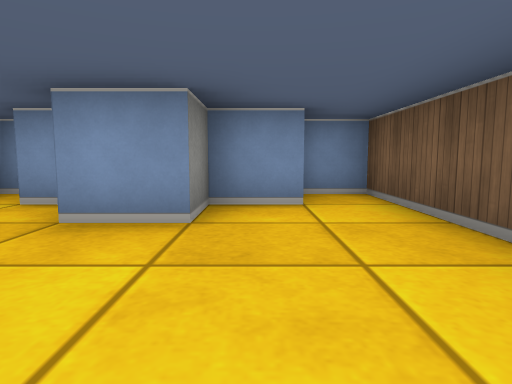
View 1 (above)

12 first-person views from a walk through a cub3D ray-caster map. The camera is about half as high as the walls, tilts 6° down and sees 75° across. The floor is counted in squares. Each view is taken from the middle of a square. On the plan, view 1 faces up. The plan holds only what a view shows up to about 9 squares ahead; the rest is blank. The place goes on beyond the plan.

View 2
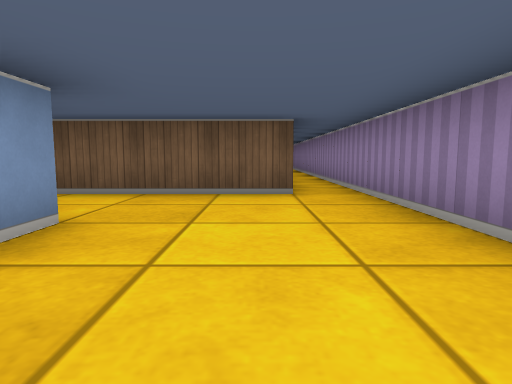

View 3
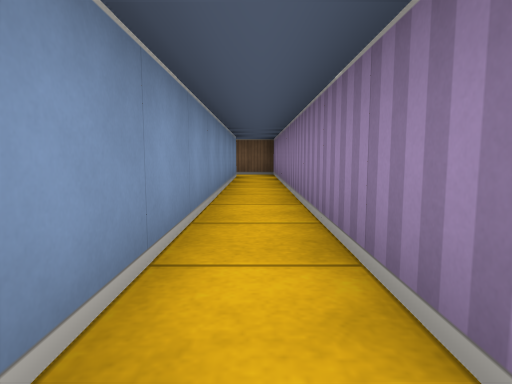

View 4
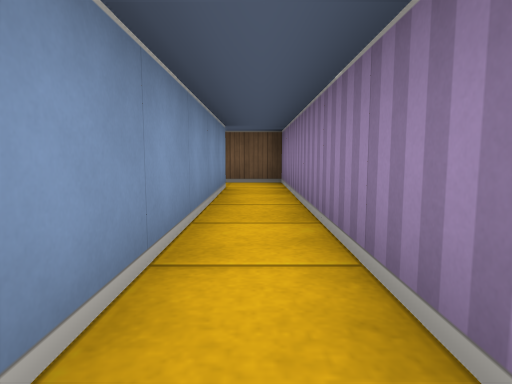

View 5
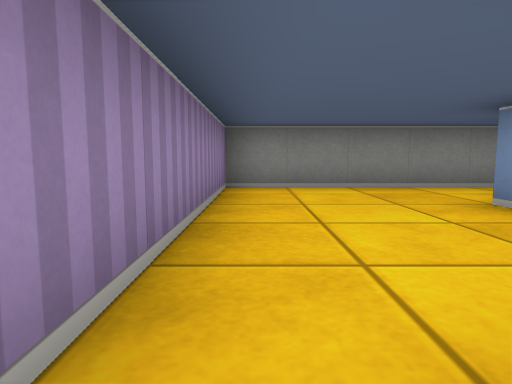

View 6
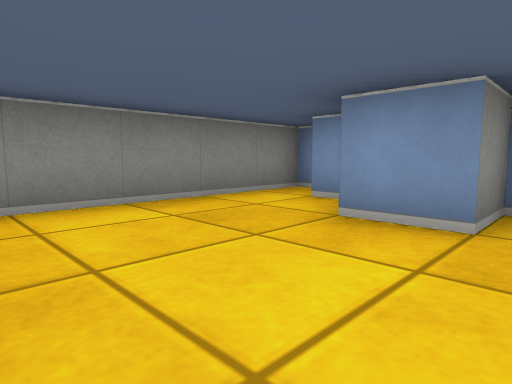

View 7
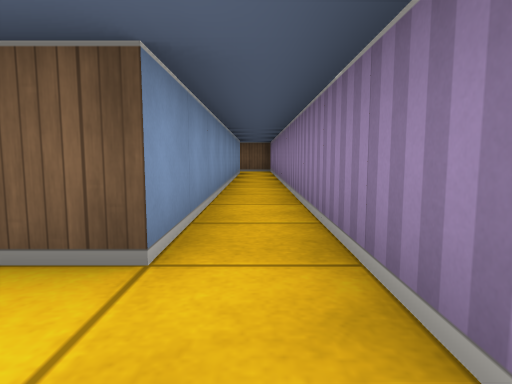

View 8
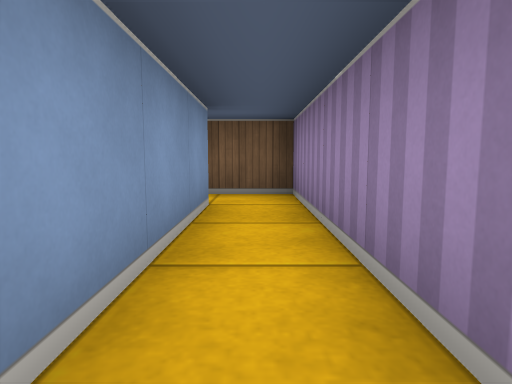

View 9
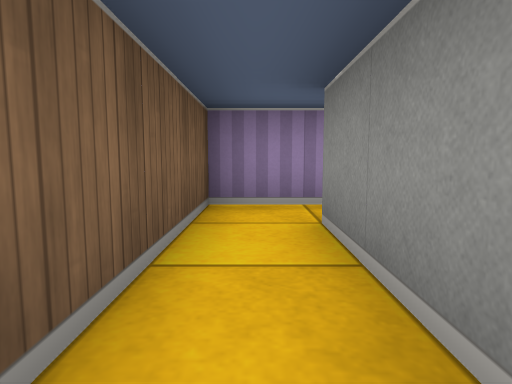

View 10
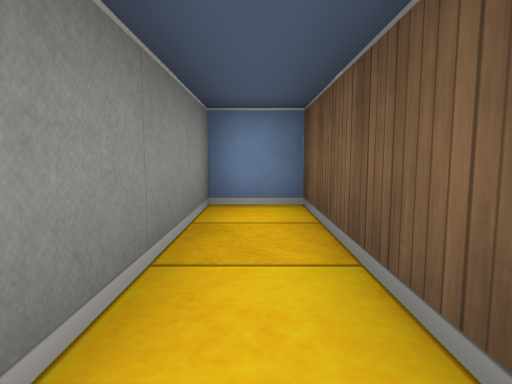

View 11
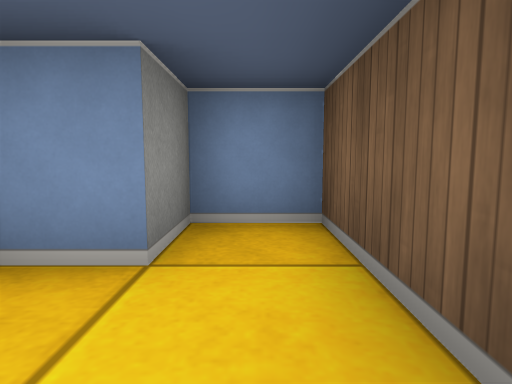

View 12
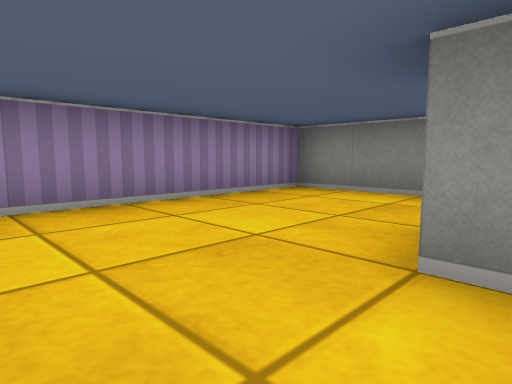

### Floor plan
Ten units are one square. View 1 is at (0, 0); x grows to the right and y downward. Boxes are objects, and circles mark ways between rooms. Rooms are numbered by the first view taken in them; rooms with no view inside come last. Other rooms are left out.
<svg viewBox="-40 -50 160 60">
<path fill="none" stroke="#000" d="M-20 -35 -25 -35M-35 -45 -35 5 105 5M105 -5 15 -5 15 -45 5 -45 5 -35 -5 -35 -5 -25 -15 -25M105 5 115 5 115 -35 105 -35 105 -5"/>
<circle cx="100" cy="0" r="3" fill="#2a7"/>
<text x="10" y="-10">1</text>
<text x="110" y="-20">2</text>
</svg>
Room 1 opens to room 2.

Where each view was taken, in squares from view 1:
view 1: 0 up, 0 right, facing up
view 2: 1 up, 3 left, facing right
view 3: 0 up, 2 right, facing right
view 4: 0 up, 5 right, facing right
view 5: 0 up, 2 right, facing left
view 6: 0 up, 0 right, facing up-left
view 7: 0 up, 0 right, facing right
view 8: 0 up, 7 right, facing right
view 9: 3 up, 11 right, facing down
view 10: 0 up, 11 right, facing up
view 11: 2 up, 1 right, facing up
view 12: 3 up, 1 right, facing down-left
